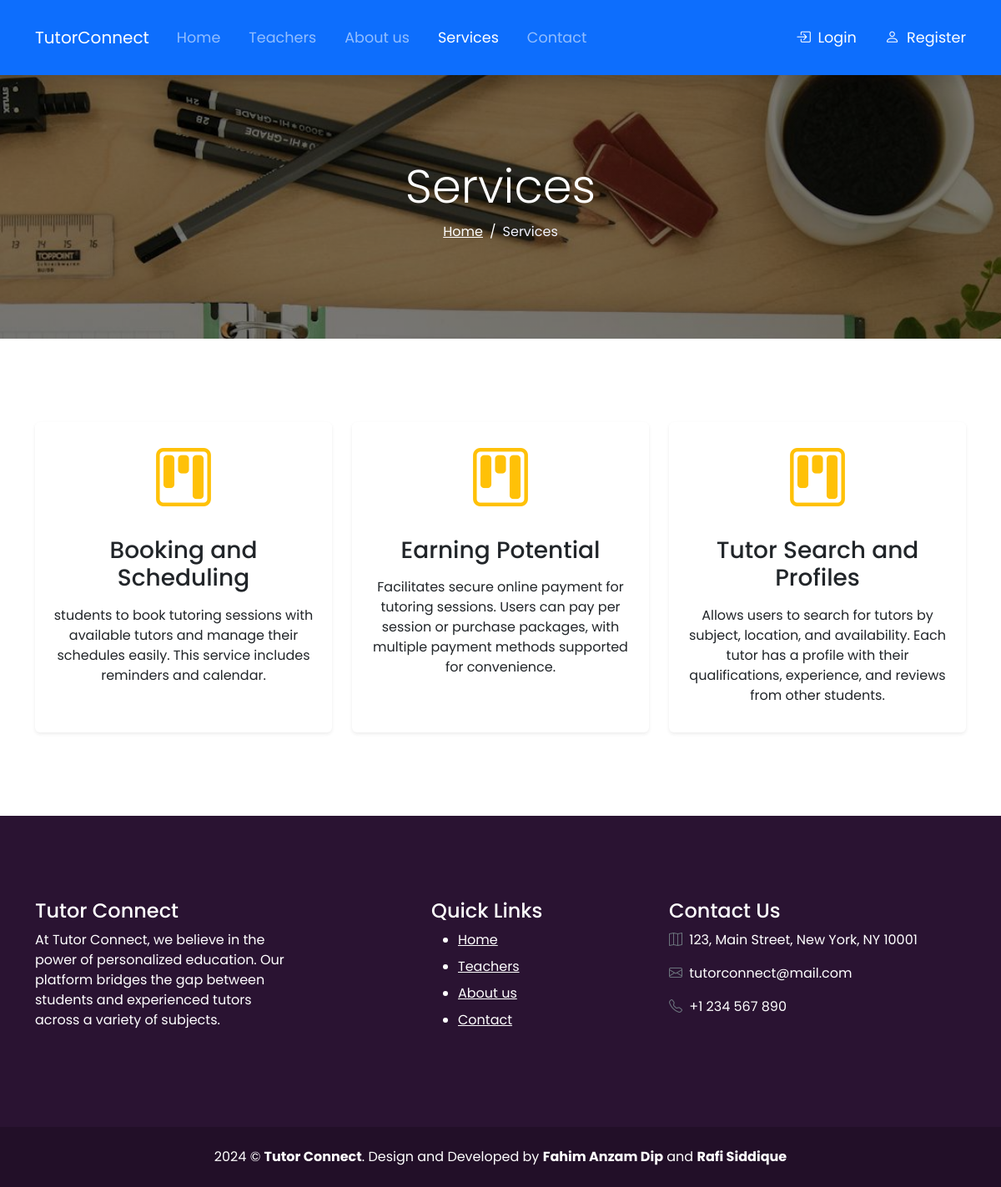
/services.php, run on the app's committed database.
### tables this page shows
CREATE TABLE `services` (
  `id` bigint NOT NULL,
  `name` varchar(255) DEFAULT NULL,
  `description` varchar(255) DEFAULT NULL,
  `icon` varchar(255) DEFAULT NULL
);

### services.php (the view, shortened to what this page needs)
<?php include 'includes/header.php'; ?>
<?php
$query = "SELECT * FROM services";
$result = mysqli_query($connection, $query);
$services = mysqli_fetch_all($result, MYSQLI_ASSOC);
?>
    <section class="breadcrumb-section section-padding text-center breadcrumb-bg">
        <div class="container">
            <div class="row">
                <div class="col-md-12">
                    <h2 class="breadcrumb-title display-4">Services</h2>
                    <nav>
                        <ol class="breadcrumb
                        justify-content-center">
                            <li class="breadcrumb-item">
                                <a href="index.php">Home</a>
                            </li>
                            <li class="breadcrumb-item active">Services</li>
                        </ol>
                    </nav>
                </div>
            </div>
        </div>
    </section>
    <section class="services section-padding">
        <div class="container">
            <div class="row">
                <?php foreach ($services as $service) : ?>
                    <div class="col-md-4">
                        <div class="card border-0 shadow-sm h-100">
                            <div class="card-body text-center">
                                <div class="service_icon text-warning" style="font-size: 70px;">
                                    <i class="<?= $service['icon'] ?>"></i>
                                </div>
                                <div class="service_content">
                                    <h3 class="mt-3"><?= $service['name'] ?></h3>
                                    <p class="mt-3"><?= $service['description'] ?></p>
                                </div>
                            </div>
                        </div>
                    </div>
                <?php endforeach; ?>
            </div>
        </div>
    </section>
<?php include 'includes/footer.php'; ?>

### css/style.css (style rules this page uses)
body { font-family: "Poppins", sans-serif; }
.section-padding { padding-top: 100px; padding-bottom: 100px; }
.breadcrumb-bg { background-image: linear-gradient(rgba(0, 0, 0, 0.5), rgba(0, 0, 0, 0.5)), url("../images/breadcrumb_background.jpg"); background-size: cover; background-position: center; background-repeat: no-repeat; background-attachment: fixed; }
.breadcrumb-item a { color: #fff; }
.breadcrumb-item+.breadcrumb-item::before { float: left; padding-right: var(--bs-breadcrumb-item-padding-x); color: #fff; content: var(--bs-breadcrumb-divider, "/"); }
.breadcrumb-item.active { color: #f3f3ff; }
.breadcrumb-title { color: #fff; }

### data on the page
services: name "Booking and Scheduling", description "students to book tutoring sessions with available tutors and manage their schedules easily. This service includes reminders and calendar."
services: name "Earning Potential", description "Facilitates secure online payment for tutoring sessions. Users can pay per session or purchase packages, with multiple payment methods supported for convenience."
services: name "Tutor Search and Profiles", description "Allows users to search for tutors by subject, location, and availability. Each tutor has a profile with their qualifications, experience, and reviews from other students."
